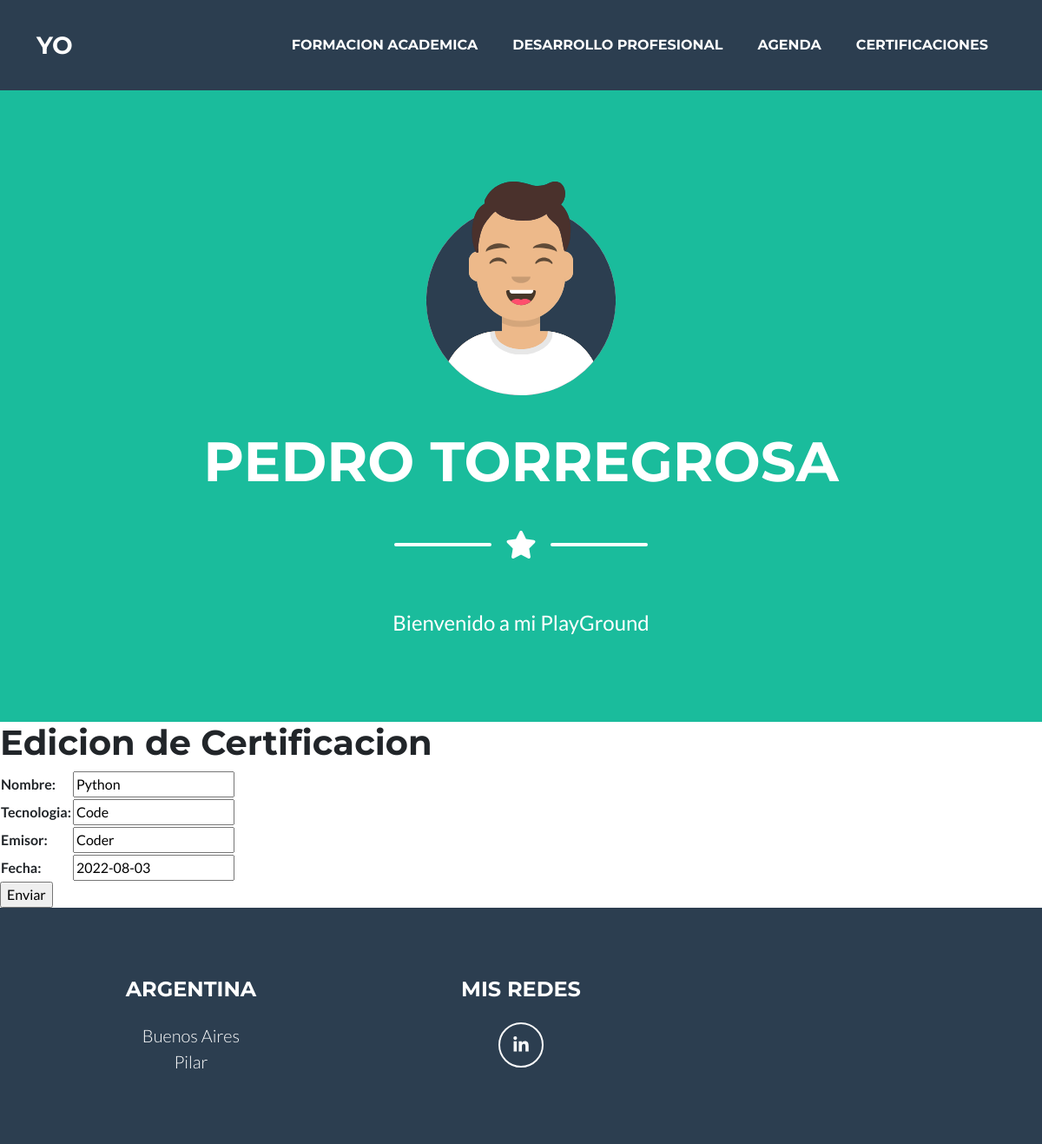
/Porfolio/editar_cert/Python/, run on an earlier commit of the app's database.
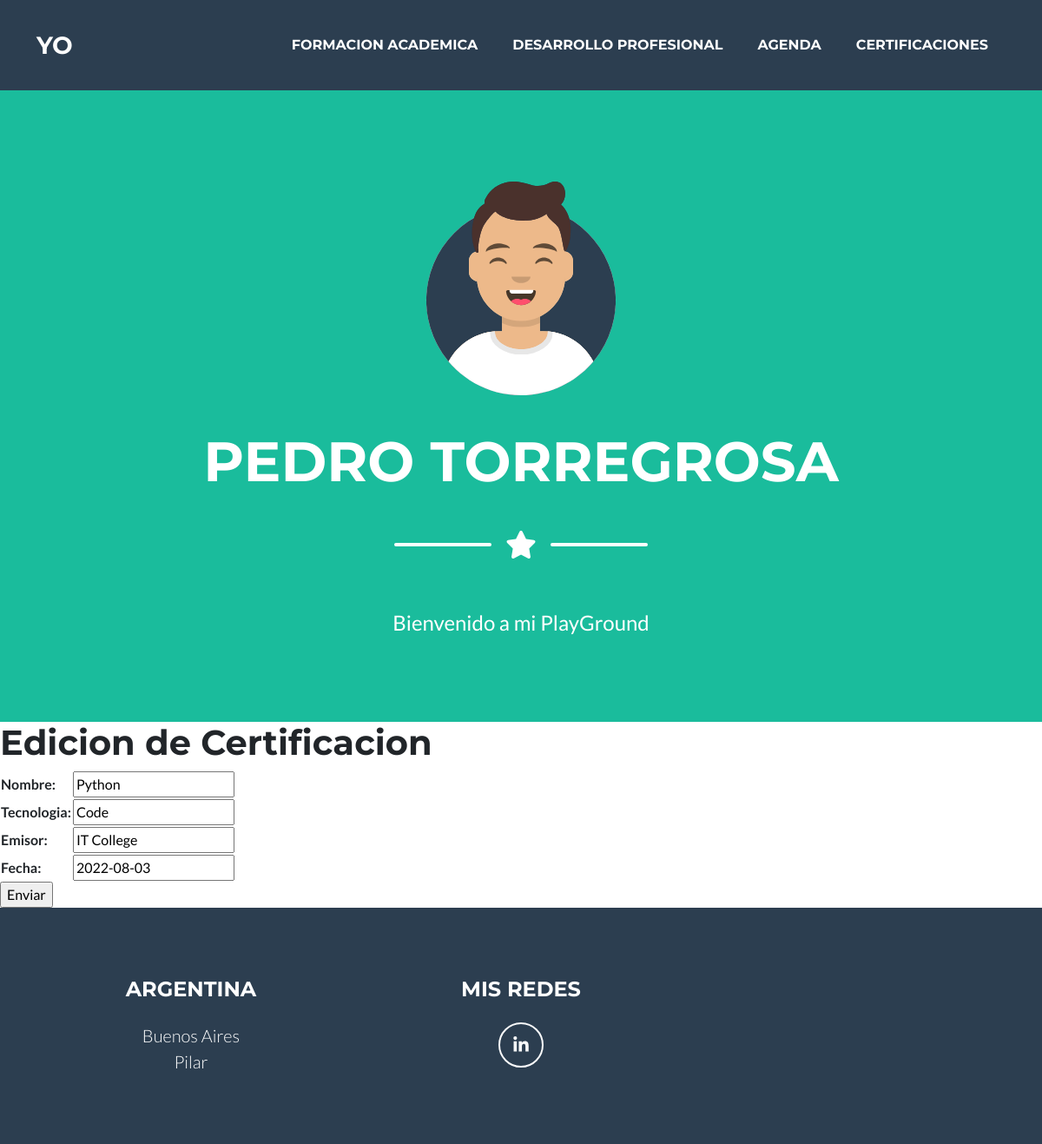
And on a later commit of the database.
### Porfolio/models.py (models this page shows, shortened)
class Certificaciones(models.Model):
    nombre= models.CharField(max_length=30)
    tecnologia= models.CharField(max_length=30)
    emisor= models.CharField(max_length=30)
    fecha= models.DateField()

### Porfolio/views.py (the view)
# urls.py: path('editar_cert/<certificado_nombre>/', views.editar_cert, name='Editar_Cert'),
def editar_cert(request, certificado_nombre):
      certificaciones = Certificaciones.objects.get(nombre=certificado_nombre)
      if request.method == 'POST':
            formulario = Certificacion_formulario(request.POST)
            if formulario.is_valid():
                  informacion = formulario.cleaned_data
                  certificaciones.nombre = informacion['nombre']
                  certificaciones.tecnologia = informacion['tecnologia']
                  certificaciones.emisor = informacion['emisor']
                  certificaciones.fecha = informacion['fecha']
                  certificaciones.save()
                  return render(request, 'porfolio/inicio.html')
      else:
            formulario= Certificacion_formulario (initial={'nombre': certificaciones.nombre, 'tecnologia':certificaciones.tecnologia ,
            'emisor':certificaciones.emisor, 'fecha':certificaciones.fecha})
      return render(request, 'porfolio/editar_cert.html', {'formulario':formulario, 'certificado_nombre':certificado_nombre})

### Porfolio/forms.py
class Certificacion_formulario(forms.Form):
    nombre= forms.CharField(max_length=30)
    tecnologia= forms.CharField(max_length=30)
    emisor= forms.CharField(max_length=30)
    fecha= forms.DateField()

### Porfolio/templates/Porfolio/editar_cert.html (shortened to what this page needs)
{% extends "Porfolio/principal.html" %}
{% load static %}
{% block content1 %}
    <h1>Edicion de Certificacion</h1>
    <form action="" method="POST">{% csrf_token %}
        <table>
            {{ formulario.as_table }}
        </table>
        <input type="submit", value="Enviar">
    </form>
{% endblock %}

What changed in the data, as far as the page shows it:
changed Certificaciones "Python": emisor "Coder" → "IT College"
